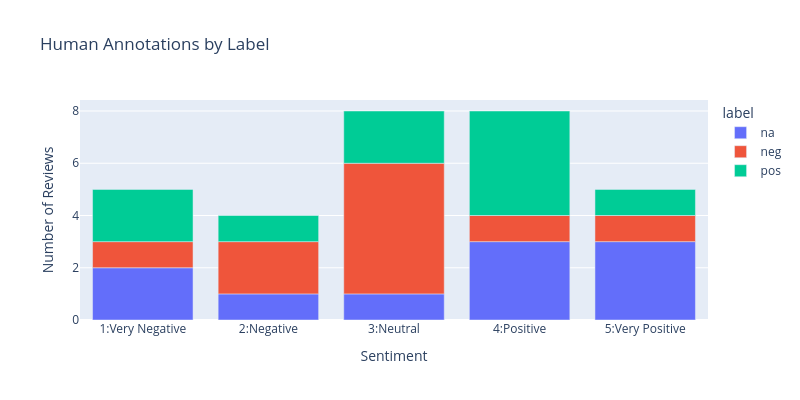

The code cell stored with this chart in its notebook:
### Markdown cell above
##### A2) Distribution of categories grouped by labels

Using the code above, we saw what the distribution of annotations looks like for the whole data. Let us now go into more details and check how annotations look like for each of `neg`, `pos` and `unsup` labels. Use the modified code below to add `label` in our visualization.

### Code cell
"""
import plotly.express as px
import pandas as pd

# 1. Read the data from the corresponding .csv file into a dataframe
df = pd.read_csv("path/to/your/annotation_file.csv")

# 2. Group by annotation and label, then count
grouped = df.groupby(['annotation', 'label']).size().reset_index(name='frequency')

# 3. Create a bar plot with annotation on the x-axis, frequency on the y-axis, and bars colored by label.
#    We also define a custom order for annotation.
fig = px.bar(
    grouped,
    x='annotation',
    y='frequency',
    color='label',
    title='Frequency of Annotations by Label',
    labels={'annotation': 'Annotation', 'frequency': 'Count'},
    category_orders={
        'annotation': [
            'strongly disagree',
            'disagree',
            'neither agree nor disagree',
            'agree',
            'strongly agree'
        ]
    }
)

fig.show()
"""

### Your code here:
df_human = pd.read_csv('imdb_human.csv')
grouped = df_human.groupby(['annotation', 'label']).size().reset_index(name='frequency')

fig = px.bar(grouped, x='annotation', y='frequency', color='label',
            title='Human Annotations by Label',
            category_orders={'Annotation': [1, 2, 3, 4, 5]},
            labels={'annotation': 'Sentiment', 'frequency': 'Number of Reviews'},
            width=800, height=400)


fig.update_xaxes(
    tickmode='array',
    tickvals=[1, 2, 3, 4, 5],
    ticktext=['1:Very Negative', '2:Negative', '3:Neutral', '4:Positive', '5:Very Positive']
)

### Figure 1 — Plotly figure (JSON) as saved in the notebook; plotly's stock layout.template omitted (floating-point values rounded to 4 significant figures)
{"data": [{"hovertemplate": "label=na<br>Sentiment=%{x}<br>Number of Reviews=%{y}<extra></extra>", "legendgroup": "na", "marker": {"color": "#636efa", "pattern": {"shape": ""}}, "name": "na", "orientation": "v", "showlegend": true, "textposition": "auto", "type": "bar", "x": [1, 2, 3, 4, 5], "xaxis": "x", "y": [2, 1, 1, 3, 3], "yaxis": "y"}, {"hovertemplate": "label=neg<br>Sentiment=%{x}<br>Number of Reviews=%{y}<extra></extra>", "legendgroup": "neg", "marker": {"color": "#EF553B", "pattern": {"shape": ""}}, "name": "neg", "orientation": "v", "showlegend": true, "textposition": "auto", "type": "bar", "x": [1, 2, 3, 4, 5], "xaxis": "x", "y": [1, 2, 5, 1, 1], "yaxis": "y"}, {"hovertemplate": "label=pos<br>Sentiment=%{x}<br>Number of Reviews=%{y}<extra></extra>", "legendgroup": "pos", "marker": {"color": "#00cc96", "pattern": {"shape": ""}}, "name": "pos", "orientation": "v", "showlegend": true, "textposition": "auto", "type": "bar", "x": [1, 2, 3, 4, 5], "xaxis": "x", "y": [2, 1, 2, 4, 1], "yaxis": "y"}], "layout": {"barmode": "relative", "height": 400, "legend": {"title": {"text": "label"}, "tracegroupgap": 0}, "title": {"text": "Human Annotations by Label"}, "width": 800, "xaxis": {"anchor": "y", "domain": [0, 1], "tickmode": "array", "ticktext": ["1:Very Negative", "2:Negative", "3:Neutral", "4:Positive", "5:Very Positive"], "tickvals": [1, 2, 3, 4, 5], "title": {"text": "Sentiment"}}, "yaxis": {"anchor": "x", "domain": [0, 1], "title": {"text": "Number of Reviews"}}}}
